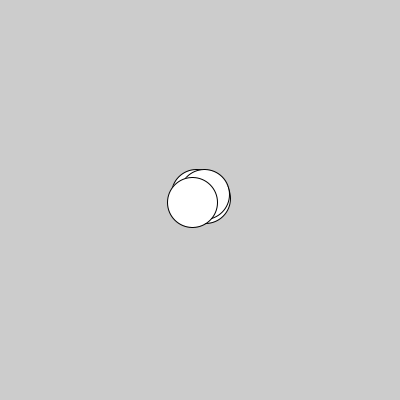
Frame 1 (no input)
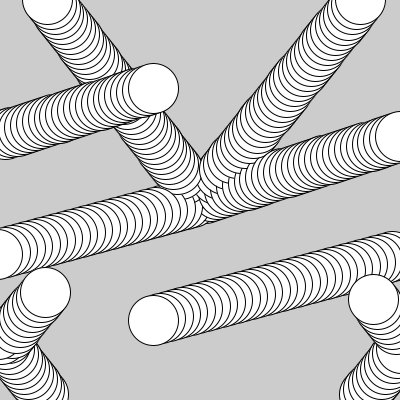
Frame 60 (the mouse pressed at the canvas centre just before this capture)
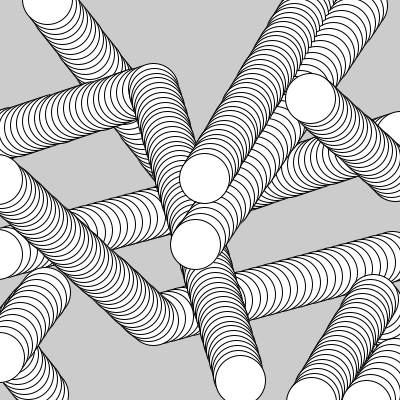
Frame 120 (the mouse held since frame 60 and released just before this capture)

The Processing sketch that drew these frames (run headless with seeded random() and noise(); from frame 60 on, the mouse is pressed at the canvas centre):

// Processing sketch: adv_04C_direction_arrays
// ── adv_04C_direction_arrays.pde
/* Zhang Liqun@SJTU IDM
*/

// multiple objects moving 
// using direction and speed
float x[],y[],dir[],speed[];
int num;

void setup() {
  size(400,400);  

  num=4;
  x=new float[num];
  y=new float[num];
  dir=new float[num];
  speed=new float[num];

  for(int i=0; i<num; i++) {
    x[i]=width/2;
    y[i]=height/2;
  }

  initDirection();
}

void draw() {
  //  background(200);

  for(int i=0; i<num; i++) {

    // calculate changein direction using
    // direction and speed
    x[i]=x[i]+cos(radians(dir[i]))*speed[i];
    y[i]=y[i]+sin(radians(dir[i]))*speed[i];

    ellipse(x[i],y[i], 50,50);

    // keep x,y on screen
    if(x[i]<0) x[i]=width;
    if(x[i]>width) x[i]=0;
    if(y[i]<0) y[i]=height;
    if(y[i]>height) y[i]=0;  
  }
}

void initDirection() {
  for(int i=0; i<num; i++) {
    dir[i]=random(360);
    speed[i]=random(5,10);
  }
}

void mousePressed() {
  initDirection();
}
